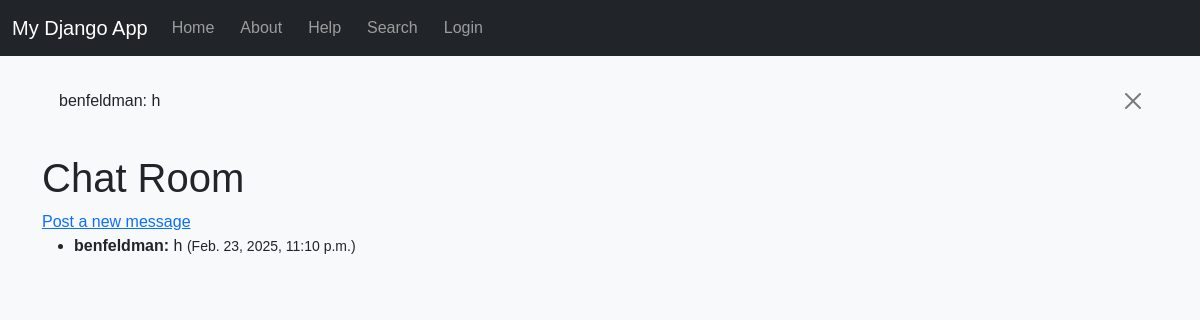
/chat/, run on an earlier commit of the app's database.
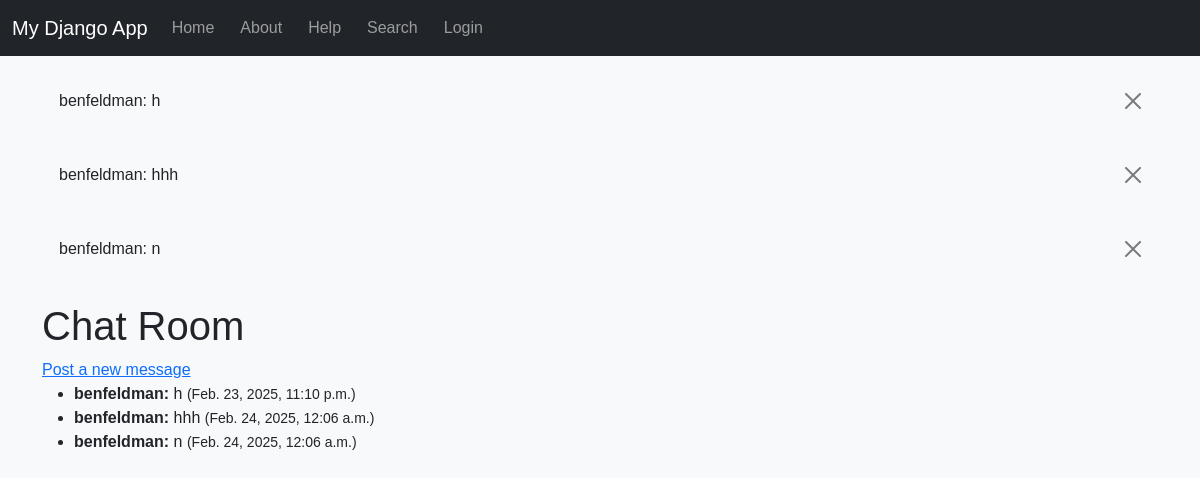
And on a later commit of the database.
### myapp/models.py (models this page shows)
class ChatMessage(models.Model):
    user = models.ForeignKey(User, on_delete=models.CASCADE)
    message = models.TextField()
    timestamp = models.DateTimeField(auto_now_add=True)
    def __str__(self):
        return f"{self.user.username}: {self.message[:20]}"

### myapp/views.py (the view)
# urls.py: path('chat/', views.chat_room, name='chat_room'),
def chat_room(request):
    messages = ChatMessage.objects.all().order_by('timestamp')
    return render(request, 'myapp/chat_room.html', {'messages': messages})

### myapp/templates/myapp/chat_room.html (shortened to what this page needs)
{% extends "myapp/base.html" %}
{% block content %}
<h1>Chat Room</h1>
<a href="{% url 'create_message' %}">Post a new message</a>
<ul>
    {% for msg in messages %}
        <li>
            <strong>{{ msg.user.username }}:</strong> {{ msg.message }} <small>({{ msg.timestamp }})</small>
        </li>
    {% endfor %}
</ul>
{% endblock %}

### myapp/templates/myapp/base.html (shortened to what this page needs)
{% load static %}
<!DOCTYPE html>
<html lang="en">
<head>
    <link href="https://cdn.jsdelivr.net/npm/bootstrap@5.3.0/dist/css/bootstrap.min.css" rel="stylesheet">
    <link rel="stylesheet" type="text/css" href="{% static 'myapp/style.css' %}">
</head>
<body>
    <nav class="navbar navbar-expand-lg navbar-dark bg-dark">
        <div class="container-fluid">
            <a class="navbar-brand" href="{% url 'home' %}">My Django App</a>
            <div class="collapse navbar-collapse" id="navbarNav">
                <ul class="navbar-nav me-auto mb-2 mb-lg-0">
                    <li class="nav-item">
                        <a class="nav-link" href="{% url 'home' %}">Home</a>
                    </li>
                    <li class="nav-item">
                        <a class="nav-link" href="{% url 'about' %}">About</a>
                    </li>
                    <li class="nav-item">
                        <a class="nav-link" href="{% url 'help' %}">Help</a>
                    </li>
                    <li class="nav-item">
                        <a class="nav-link" href="{% url 'search' %}">Search</a>
                    </li>
                    {% if user.is_authenticated %}
                        <li class="nav-item">
                            <a class="nav-link" href="{% url 'logout' %}">Logout</a>
                        </li>
                    {% else %}
                        <li class="nav-item">
                            <a class="nav-link" href="{% url 'login' %}">Login</a>
                        </li>
                    {% endif %}
                </ul>
            </div>
        </div>
    </nav>
    {% if messages %}
    <div class="container mt-3">
        {% for message in messages %}
            <div class="alert alert-{{ message.tags }} alert-dismissible fade show" role="alert">
                {{ message }}
                <button type="button" class="btn-close" data-bs-dismiss="alert" aria-label="Close"></button>
            </div>
        {% endfor %}
    </div>
    {% endif %}
    <div class="container mt-4">
        {% block content %}{% endblock %}
    </div>
</body>
</html>

### myapp/static/myapp/style.css (style rules this page uses)
body { background-color: #f8f9fa; font-family: Arial, sans-serif; margin: 0; padding: 0; }
nav { background-color: #343a40; padding: 10px; }
nav a { color: #ffffff; margin-right: 10px; text-decoration: none; }

What changed in the data, as far as the page shows it:
added ChatMessage: user+message "benfeldman: hhh", user.username "benfeldman", message "hhh", timestamp "Feb. 24, 2025, 12:06 a.m."
added ChatMessage: user+message "benfeldman: n", user.username "benfeldman", message "n", timestamp "Feb. 24, 2025, 12:06 a.m."
